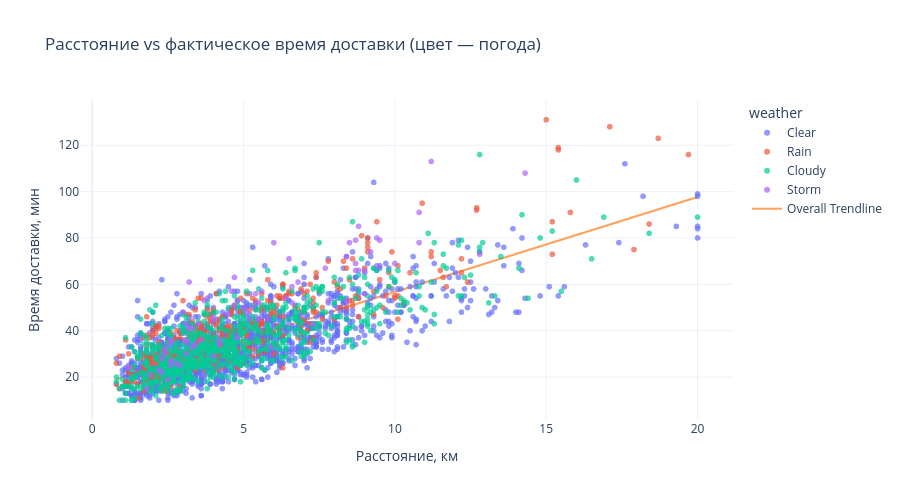

The notebook cell saved with this chart:
### Markdown cell above
## Часть 5. Многомерный анализ и корреляции
### 5.1 Взаимосвязи с целевой переменной (scatter)

Берём случайную выборку 3000 заказов, чтобы графики оставались отзывчивыми:

### Code cell
sample = d.sample(3000, random_state=42)

fig = px.scatter(sample, x='distance_km', y='actual_delivery_time_minutes', color='weather',
                 opacity=0.7, template='plotly_white', height=500,
                 title='Расстояние vs фактическое время доставки (цвет — погода)',
                 labels={'distance_km': 'Расстояние, км',
                         'actual_delivery_time_minutes': 'Время доставки, мин'},
                 trendline='ols', trendline_scope='overall')
fig.show()

### Figure 1 — Plotly figure (JSON) as saved in the notebook; plotly's stock layout.template omitted (floating-point values rounded to 4 significant figures; data arrays with more than 128 entries replaced by an {"elided": "..."} marker saying what was removed)
{"data": [{"hovertemplate": "weather=Clear<br>Расстояние, км=%{x}<br>Время доставки, мин=%{y}<extra></extra>", "legendgroup": "Clear", "marker": {"color": "#636efa", "opacity": 0.7, "symbol": "circle"}, "mode": "markers", "name": "Clear", "showlegend": true, "type": "scattergl", "x": {"elided": "1704 float values"}, "xaxis": "x", "y": {"elided": "1704 float values"}, "yaxis": "y"}, {"hovertemplate": "weather=Rain<br>Расстояние, км=%{x}<br>Время доставки, мин=%{y}<extra></extra>", "legendgroup": "Rain", "marker": {"color": "#EF553B", "opacity": 0.7, "symbol": "circle"}, "mode": "markers", "name": "Rain", "showlegend": true, "type": "scattergl", "x": {"elided": "446 float values"}, "xaxis": "x", "y": {"elided": "446 float values"}, "yaxis": "y"}, {"hovertemplate": "weather=Cloudy<br>Расстояние, км=%{x}<br>Время доставки, мин=%{y}<extra></extra>", "legendgroup": "Cloudy", "marker": {"color": "#00cc96", "opacity": 0.7, "symbol": "circle"}, "mode": "markers", "name": "Cloudy", "showlegend": true, "type": "scattergl", "x": {"elided": "767 float values"}, "xaxis": "x", "y": {"elided": "767 float values"}, "yaxis": "y"}, {"hovertemplate": "weather=Storm<br>Расстояние, км=%{x}<br>Время доставки, мин=%{y}<extra></extra>", "legendgroup": "Storm", "marker": {"color": "#ab63fa", "opacity": 0.7, "symbol": "circle"}, "mode": "markers", "name": "Storm", "showlegend": true, "type": "scattergl", "x": [3.4, 4.0, 1.8, 5.8, 2.8, 5.2, 3.7, 6.8, 2.5, 6.6, 9.0, 5.0, 2.6, 3.2, 4.0, 5.5, 5.6, 9.2, 2.3, 2.6, 4.7, 3.3, 6.4, 4.6, 14.3, 3.1, 10.8, 3.1, 2.6, 10.0, 10.8, 6.0, 9.0, 8.7, 8.5, 5.5, 3.5, 4.5, 7.0, 8.7, 5.4, 5.1, 4.8, 2.2, 2.6, 2.6, 8.8, 3.2, 9.4, 8.7, 4.2, 3.1, 6.6, 7.8, 2.4, 3.7, 3.8, 6.5, 8.4, 4.8, 3.9, 7.3, 3.3, 3.6, 7.7, 5.4, 3.1, 9.5, 2.9, 5.3, 12.8, 2.4, 9.4, 4.7, 8.4, 11.2, 1.9, 3.0, 1.2, 8.8, 2.3, 5.9, 4.2], "xaxis": "x", "y": [34.0, 45.0, 15.0, 45.0, 26.0, 45.0, 53.0, 61.0, 19.0, 52.0, 66.0, 50.0, 35.0, 61.0, 29.0, 52.0, 57.0, 74.0, 28.0, 25.0, 63.0, 41.0, 54.0, 57.0, 108.0, 35.0, 91.0, 30.0, 36.0, 69.0, 78.0, 78.0, 56.0, 79.0, 78.0, 45.0, 43.0, 47.0, 60.0, 69.0, 56.0, 48.0, 37.0, 23.0, 27.0, 27.0, 85.0, 41.0, 80.0, 66.0, 34.0, 36.0, 59.0, 53.0, 30.0, 21.0, 54.0, 71.0, 53.0, 53.0, 62.0, 43.0, 33.0, 36.0, 67.0, 52.0, 43.0, 79.0, 25.0, 50.0, 73.0, 32.0, 68.0, 51.0, 72.0, 113.0, 21.0, 48.0, 24.0, 66.0, 22.0, 33.0, 36.0], "yaxis": "y"}, {"hovertemplate": "<b>OLS trendline</b><br>actual_delivery_time_minutes = 4.09393 * distance_km + 15.7975<br>R<sup>2</sup>=0.603300<br><br>Расстояние, км=%{x}<br>Время доставки, мин=%{y} <b>(trend)</b><extra></extra>", "legendgroup": "Overall Trendline", "line": {"color": "#FFA15A"}, "mode": "lines", "name": "Overall Trendline", "showlegend": true, "type": "scatter", "x": {"elided": "3000 float values"}, "xaxis": "x", "y": {"elided": "3000 float values"}, "yaxis": "y"}], "layout": {"height": 500, "legend": {"title": {"text": "weather"}, "tracegroupgap": 0}, "title": {"text": "Расстояние vs фактическое время доставки (цвет — погода)"}, "xaxis": {"anchor": "y", "domain": [0, 1], "title": {"text": "Расстояние, км"}}, "yaxis": {"anchor": "x", "domain": [0, 1], "title": {"text": "Время доставки, мин"}}}}
